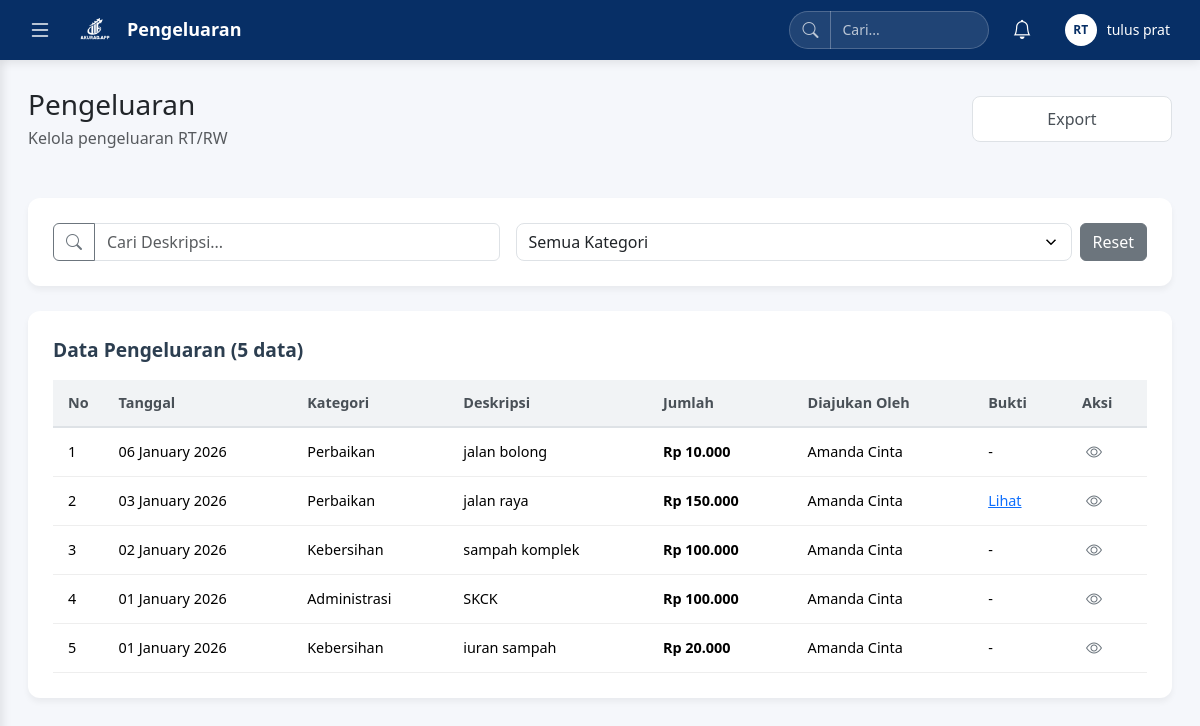
Page /dashboard_rt/pengeluaranrt.php (signed in) on the committed database.
### tables this page shows
CREATE TABLE `pengeluaran_kegiatan` (
  `id_pengeluaran` int(11) NOT NULL,
  `tanggal_pengeluaran` date NOT NULL,
  `deskripsi` varchar(200) NOT NULL,
  `jumlah_pengeluaran` int(50) NOT NULL DEFAULT 0,
  `id_user` int(11) NOT NULL,
  `created_at` timestamp NOT NULL DEFAULT current_timestamp(),
  `kategori` varchar(50) NOT NULL,
  `diajukan_oleh` varchar(100) NOT NULL,
  `bukti` varchar(255) DEFAULT NULL
);

CREATE TABLE `user` (
  `id_user` int(11) NOT NULL,
  `username` varchar(50) NOT NULL,
  `nik` varchar(16) NOT NULL,
  `rt_number` varchar(20) NOT NULL,
  `password` varchar(255) NOT NULL,
  `role` enum('RT','Bendahara','warga') NOT NULL,
  `id_warga` int(11) DEFAULT NULL,
  `created_at` timestamp NOT NULL DEFAULT current_timestamp(),
  `email` varchar(255) NOT NULL
);

### dashboard_rt/pengeluaranrt.php (the view, shortened to what this page needs)
<?php
require_once '../config/koneksi.php';
function formatRupiah($angka) {
    return 'Rp ' . number_format($angka, 0, ',', '.');
}
$query = "SELECT pk.*, u.username as diajukan_oleh
          FROM pengeluaran_kegiatan pk
          LEFT JOIN user u ON pk.id_user = u.id_user
          WHERE u.rt_number = '{$_SESSION['rt_number']}'
          ORDER BY pk.tanggal_pengeluaran DESC, pk.created_at DESC";
$result = mysqli_query($koneksi, $query);
$expenses = [];
if ($result && mysqli_num_rows($result) > 0) {
    while ($row = mysqli_fetch_assoc($result)) {
        $expenses[] = [
            'id_pengeluaran' => $row['id_pengeluaran'],
            'tanggal' => $row['tanggal_pengeluaran'],
            'kategori' => $row['kategori'],
            'deskripsi' => $row['deskripsi'],
            'jumlah' => $row['jumlah_pengeluaran'],
            'diajukan_oleh' => $row['diajukan_oleh'] ?: 'Tidak diketahui',
            'bukti' => $row['bukti']
        ];
    }
}
?>
<!DOCTYPE html>
<html lang="id">
<head>
    <link href="https://cdn.jsdelivr.net/npm/bootstrap@5.3.3/dist/css/bootstrap.min.css" rel="stylesheet">
    <link rel="stylesheet" href="https://cdn.jsdelivr.net/npm/bootstrap-icons@1.11.3/font/bootstrap-icons.min.css">
</head>
<body>
<?php include 'sidebar.php'; ?>
<div class="main-content" id="mainContent">
    <div class="topbar d-none d-md-flex mb-5">
        <div class="top-bar-left">
            <div class="d-flex flex-column">
                <h2 class="h3 mb-1">Pengeluaran</h2>
                <p class="text-muted mb-0">Kelola pengeluaran RT/RW</p>
            </div>
        </div>
        <div class="top-bar-right ms-auto">
            <div class="d-flex gap-3">
                <button class="btn btn-export" style="width: 200px;">
                    Export
                </button>
            </div>
        </div>
    </div>
    <div class="filter-section">
        <div class="row g-3 align-items-center">
            <div class="col-md-5">
                <div class="input-group">
                    <button class="btn btn-outline-secondary" type="button" id="btnSearch">
                        <i class="bi bi-search"></i>
                    </button>
                    <input type="text" class="form-control" placeholder="Cari Deskripsi..." id="searchDeskripsi">
                </div>
            </div>
            <div class="col-md-7 d-flex gap-2">
                <select class="form-select" id="filterKategori" style="flex: 1;">
                    <option value="">Semua Kategori</option>
                </select>
                <button class="btn btn-secondary" id="btnReset">
                    Reset
                </button>
            </div>
        </div>
    </div>
    <div class="data-section">
        <div class="d-flex justify-content-between align-items-center mb-3">
            <div class="data-title">
                Data Pengeluaran (<?php echo count($expenses); ?> data)
            </div>
        </div>
        <div class="table-responsive">
            <table class="table table-custom table-hover">
                <thead>
                    <tr>
                        <th scope="col" style="width: 50px;">No</th>
                        <th scope="col">Tanggal</th>
                        <th scope="col">Kategori</th>
                        <th scope="col">Deskripsi</th>
                        <th scope="col">Jumlah</th>
                        <th scope="col">Diajukan Oleh</th>
                        <th scope="col">Bukti</th>
                        <th scope="col" style="width: 80px;">Aksi</th>
                    </tr>
                </thead>
                <tbody>
                    <?php if (empty($expenses)): ?>
                    <tr>
                        <td colspan="8" class="text-center">Tidak ada data pengeluaran</td>
                    </tr>
                    <?php else: ?>
                    <?php foreach ($expenses as $index => $expense): ?>
                    <tr>
                        <td><?= $index + 1 ?></td>
                        <td><?= date('d F Y', strtotime($expense['tanggal'])) ?></td>
                        <td><?= htmlspecialchars($expense['kategori']) ?></td>
                        <td><?= htmlspecialchars($expense['deskripsi']) ?></td>
                        <td><strong><?= formatRupiah($expense['jumlah']) ?></strong></td>
                        <td><?= htmlspecialchars($expense['diajukan_oleh']) ?></td>
                        <td>
                            <?php if ($expense['bukti']) : ?>
                                <a href="../uploads/<?= $expense['bukti'] ?>" target="_blank">Lihat</a>
                            <?php else : ?>
                                -
                            <?php endif; ?>
                        </td>
                        <td>
                            <button class="btn-action-simple" onclick="showDetail(<?= $expense['id_pengeluaran'] ?>)">
                                <i class="bi bi-eye"></i>
                            </button>
                        </td>
                    </tr>
                    <?php endforeach; ?>
                    <?php endif; ?>
                </tbody>
            </table>
        </div>
    </div>
</div>
</body>
</html>

### dashboard_rt/pengeluaranrt.php (style rules this page uses)
body { background:#f5f7fb }
.main-content { margin-left: 0; margin-top: 60px; padding: 28px; min-height: calc(100vh - 60px); transition: margin-left 0.3s ease; }
.filter-section { background-color: #fff; border-radius: 12px; padding: 25px; margin-bottom: 25px; box-shadow: 0 4px 6px rgba(0,0,0,0.05); }
.btn-export { background-color: white; color: #495057; font-weight: 500; padding: 10px 20px; border-radius: 8px; border: 1px solid #dee2e6; }
.form-select { border-radius: 8px; }
.data-section { background-color: #fff; border-radius: 12px; padding: 25px; box-shadow: 0 4px 6px rgba(0,0,0,0.05); }
.data-title { color: #2c3e50; font-weight: 600; margin-bottom: 0; font-size: 1.2rem; }
.table-custom { margin-bottom: 0; border-collapse: separate; border-spacing: 0; width: 100%; }
.table-custom thead th { background-color: #f1f3f5; border-bottom: 2px solid #dee2e6; font-weight: 600; color: #495057; padding: 12px 15px; font-size: 0.9rem; }
.table-custom tbody td { padding: 12px 15px; vertical-align: middle; border-bottom: 1px solid #eee; font-size: 0.9rem; }
.btn-action-simple { width: 24px; height: 24px; padding: 0; display: inline-flex; align-items: center; justify-content: center; border: none; background: none; color: #6c757d; cursor: pointer; }
.btn-action-simple i { font-size: 16px; }

### dashboard_rt/sidebar.php (style rules this page uses)
.top-bar-left { display: flex; align-items: center; gap: 15px; }
.top-bar-right { display: flex; align-items: center; gap: 15px; }
@media (min-width: 769px) { .main-content { transition: margin-left 0.3s ease-in-out, opacity 0.3s ease-in-out; } }

### rows in the picture
pengeluaran_kegiatan: tanggal_pengeluaran "06 January 2026", kategori "Perbaikan", deskripsi "jalan bolong", jumlah_pengeluaran "Rp 10.000", id_user.username "Amanda Cinta"
pengeluaran_kegiatan: tanggal_pengeluaran "03 January 2026", kategori "Perbaikan", deskripsi "jalan raya", jumlah_pengeluaran "Rp 150.000", id_user.username "Amanda Cinta"
pengeluaran_kegiatan: tanggal_pengeluaran "02 January 2026", kategori "Kebersihan", deskripsi "sampah komplek", jumlah_pengeluaran "Rp 100.000", id_user.username "Amanda Cinta"
pengeluaran_kegiatan: tanggal_pengeluaran "01 January 2026", kategori "Administrasi", deskripsi "SKCK", jumlah_pengeluaran "Rp 100.000", id_user.username "Amanda Cinta"
pengeluaran_kegiatan: tanggal_pengeluaran "01 January 2026", kategori "Kebersihan", deskripsi "iuran sampah", jumlah_pengeluaran "Rp 20.000", id_user.username "Amanda Cinta"

### other values in the picture
$section_title "Pengeluaran"
$_SESSION['nama'] "tulus prat"
count($expenses) "5"
